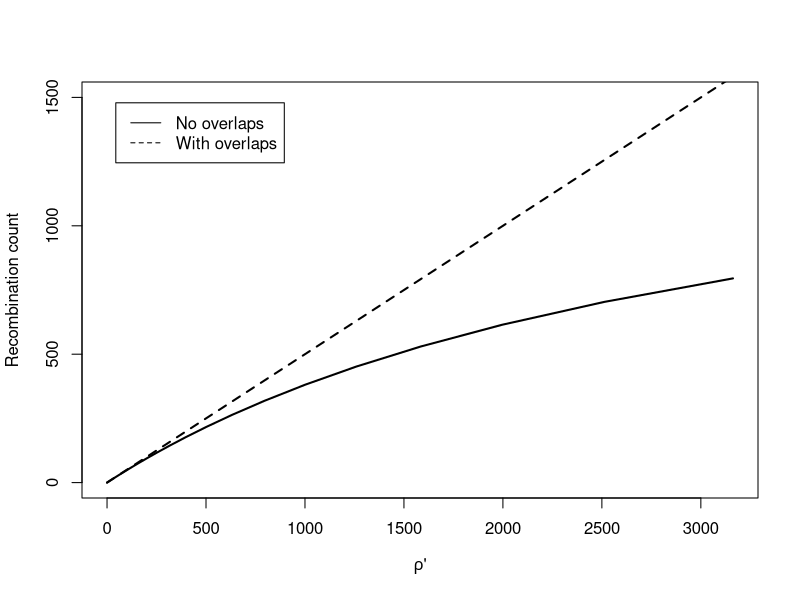

Generate this figure with R:
# Simulate generation of regions along sequence of length L
sim <- function (rho, delta, L) {

    svec <- rep(0,L)
    svec[1] <- 1

    nrec <- 0
    tractLengths <- c()
    
    for (k in 1:(L-1)) {

        if (svec[k]==1) {
            if (runif(1)<rho/L) {
                svec[k+1] <- 2
                nrec <- nrec + 1
                tractLength <- 1
            } else
                svec[k+1] = 1
        } else {
            if (runif(1)<1/delta) {
                svec[k+1] <- 1
                tractLengths <- append(tractLengths, tractLength)
                
            } else {
                svec[k+1] <- 2
                tractLength <- tractLength + 1
            }
        }
    }

    res <- list()
    res$tractLengths <- tractLengths
    res$nrec <- nrec
    res$svec <- svec

    return(res)
}


# Plot dependence of expected number of regions against rho and delta
# (rho is in units of tree length)

expectedCount <- function(rho, delta, L) {
    return ((rho/2)/(rho*delta/(2*L) + 1))
}


pdf('regionCount.pdf', width=7, height=5)

rho <- 10^seq(-3,3.5,by=0.1)
delta <- 1e3
L <- 1.6e6

plot(rho, expectedCount(rho, delta, L), 'l', lwd=2,
     xlab=expression(paste(rho,"'",sep="")),
     ylab='Recombination count',
     ylim=c(0,1500))
lines(rho, rho/2, lty=2, lwd=2);

legend('topleft', inset=.05, c('No overlaps', 'With overlaps'),
       lty=c(1,2), )


dev.off()
